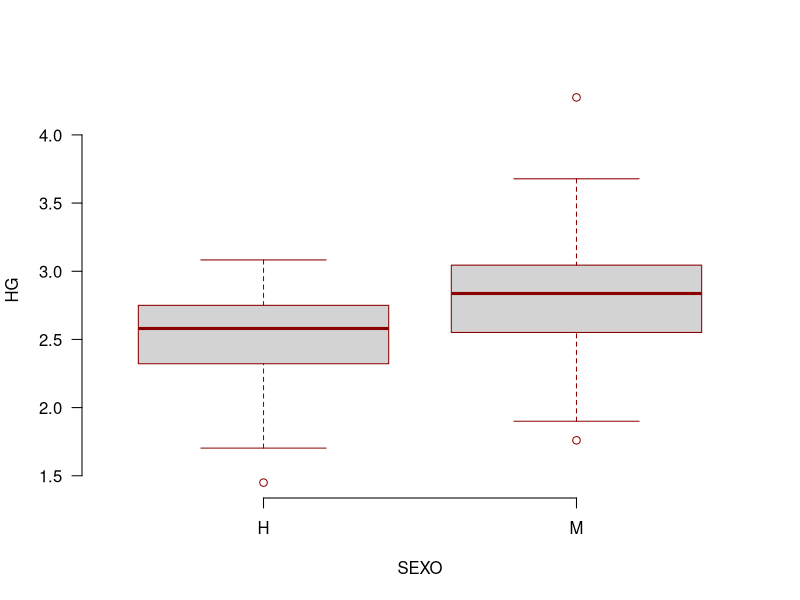
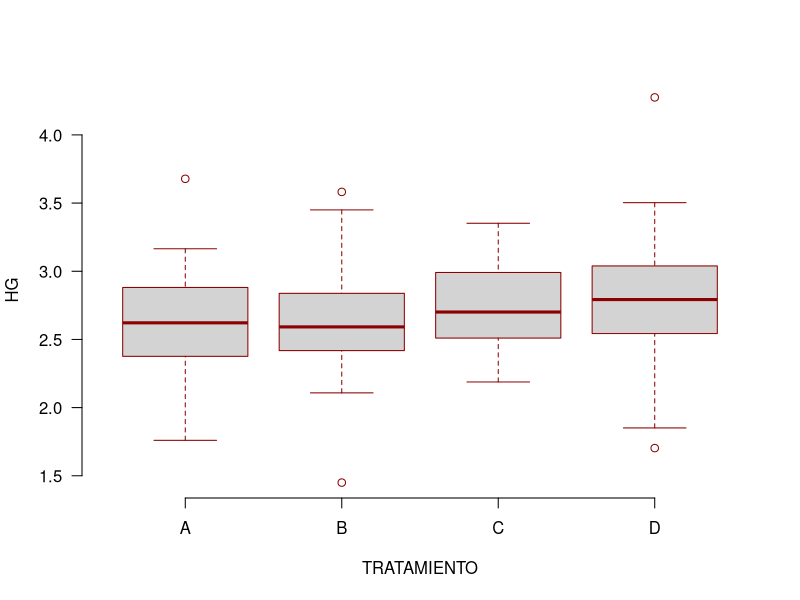
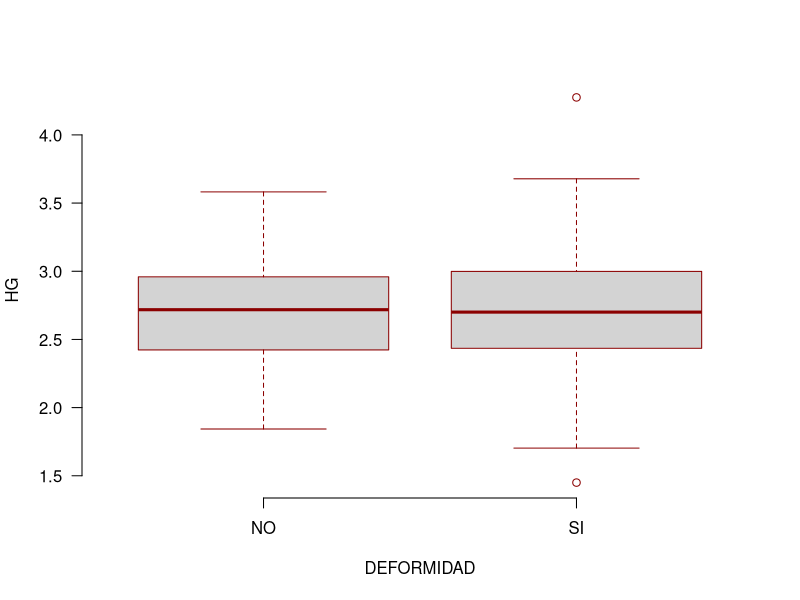
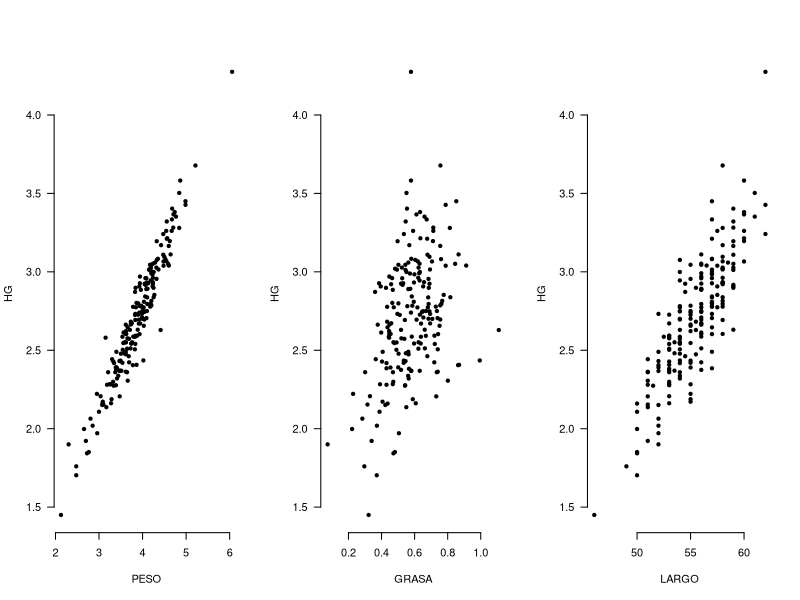
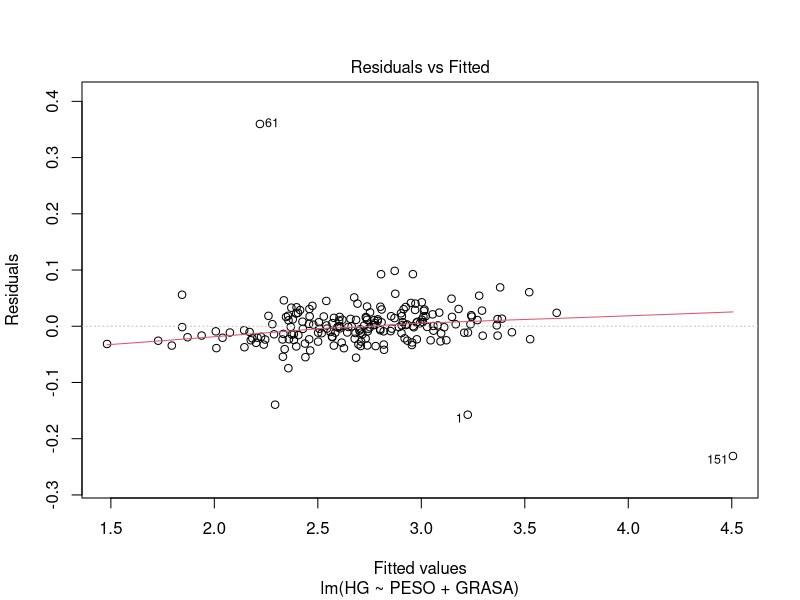
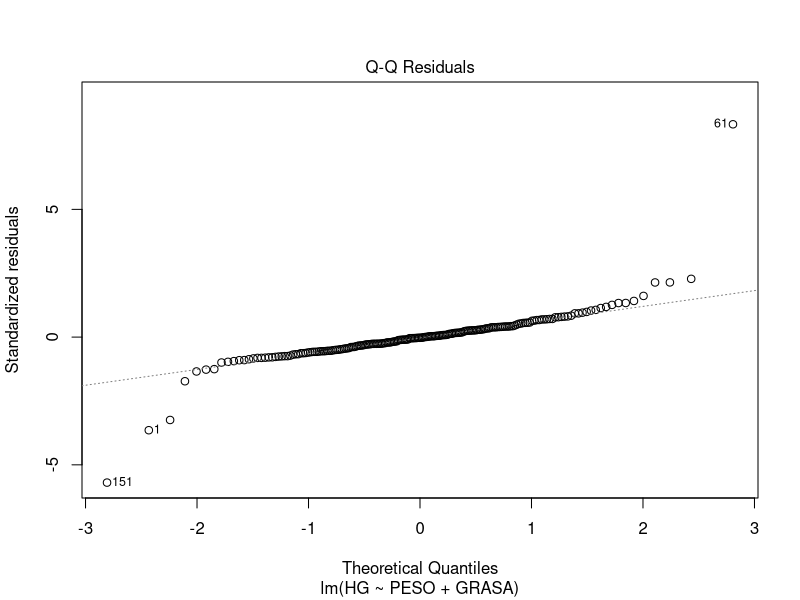
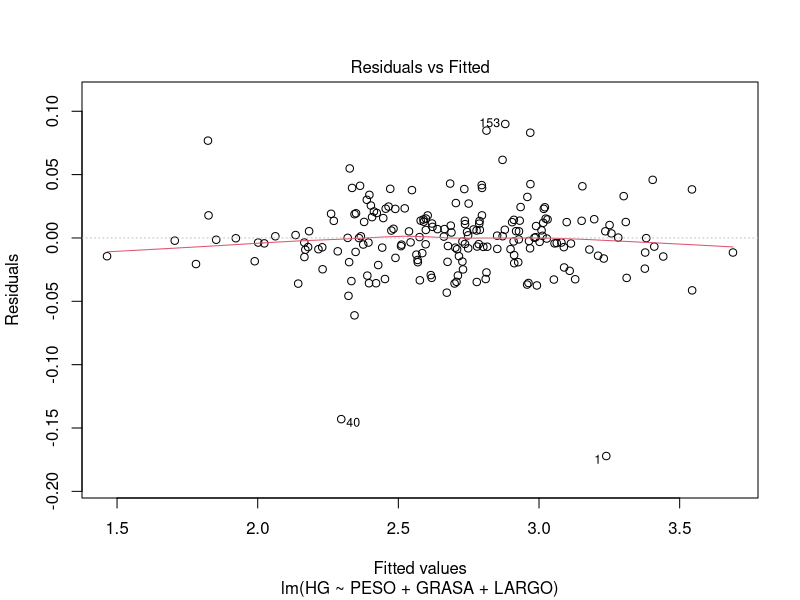
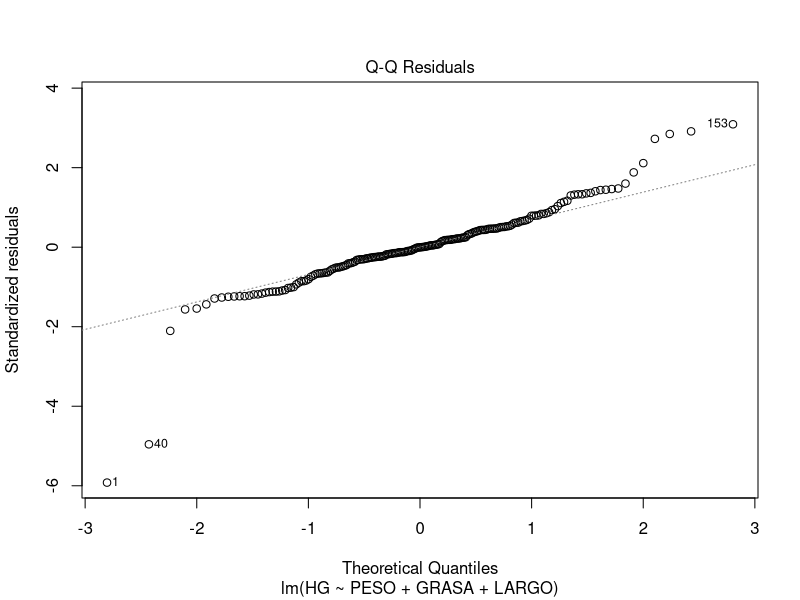

Write R code to recreate these figures, in order.
###############
### Clase 1 ###
###############

library(dplyr)
library(readxl)
library(car)

base = read_excel("input/data/original/01_Actividad_de_regresion_Lineal_Multiple.xlsx")
head(base)
tail(base)

## Partamos haciendo un analisis descriptivo ##
## Partamos haciendo boxplots ##
par(bty = "n")
boxplot(HG ~ SEXO, data = base, las = 1,
        border = "darkred")
boxplot(HG ~ TRATAMIENTO, data = base, las = 1,
        border = "darkred")
boxplot(HG ~ DEFORMIDAD, data = base, las = 1,
        border = "darkred")

## Hagamos Graficos de Dispersion ##
par(mfrow = c(1,3))
plot(HG ~ PESO, data = base, bty = "n", las = 1, pch = 20)
plot(HG ~ GRASA, data = base, bty = "n", las = 1, pch = 20)
plot(HG ~ LARGO, data = base, bty = "n", las = 1, pch = 20)
dev.off()

# OJO! Tenemos una observacion al parecer "muy atipica"


# Conceptos

# AIC = 2k-2ln(L): Criterio de información de Akaike
# donde k es el número de parámetros en el modelo estadístico , 
# y L es el máximo valor de la función de verosimilitud para el modelo estimado.

# Es un estimador de la calidad relativa del modelo que tiene en cuenta su complejidad.
# penaliza los modelos complejos en favor del los sencillos para evitar el sobreajuste.
# Cuanto más bajo sea el criterio de información Akaike, mejor.

# BIC: Criterio de información bayesiano, se basa, en parte, por el AIC


# Etapa seleccion de predictores

Mod1 <- lm(HG ~ .,
           data = base) # modelo completo
Mod1

Mod2 <- lm(HG ~ 1,
           data = base) # Modelo nulo
Mod2

# Metricas iniciales
data.frame(R2 = summary(Mod1)$adj.r.squared, AIC = AIC(Mod1), BIC = BIC(Mod1))


# Realizamos seleccion de predictores

Mod1_1 <- step(Mod1, direction = "backward")

Mod2_1 <- step(Mod2, scope = formula(Mod1), direction = "forward")

Mod1_1
Mod2_1

# Etapa Modelamiento

# Analisis del modelo seleccionado, en este caso coincide los resultados
summary(Mod1_1)

data.frame(R2 = summary(Mod1)$adj.r.squared, AIC = AIC(Mod1), BIC = BIC(Mod1))
data.frame(R2 = summary(Mod1_1)$adj.r.squared, AIC = AIC(Mod1_1), BIC = BIC(Mod1_1))
# Mejora levemente el R2

# supuestos
# linealidad
plot(Mod1_1, 1)

# normalidad

plot(Mod1_1, 2)

ks.test(Mod1_1$residuals, "pnorm", mean(Mod1_1$residuals), sd(Mod1_1$residuals))
# no pasamos normalidad

# homoceasticidad
lmtest::bptest(Mod1_1)

# independencia
lmtest::dwtest(Mod1_1)


# Ojo! tenemos datos posiblemente anomalos
outlierTest(Mod1) # libreria car, una opcion para identificar datos anomalos

# revision 
base[151, ]
base[61, ]
summary(base)

# recuerden que nuestra base de datos esta completa
# su tabla de datos no esta completa -> sugiere eliminar NA antes, simplemente
# por la existencia de datos anomalos y queden marcados con el num de la obs.

base <- base %>% slice(-151, -61) # con mucho estudio!!!!!!
base

summary(base)

# que hacemos????


# Etapa Modelamiento sin datos anomalos

Mod1 <- lm(HG ~ .,
           data = base) # modelo completo
Mod1

# Metricas iniciales
data.frame(R2 = summary(Mod1)$adj.r.squared, AIC = AIC(Mod1), BIC = BIC(Mod1))

# Realizamos seleccion de predictores

Mod1_1 <- step(Mod1, direction = "backward")

Mod1_1

# Analisis del modelo seleccionado, en este caso coincide los resultados
summary(Mod1_1)

data.frame(R2 = summary(Mod1)$adj.r.squared, AIC = AIC(Mod1), BIC = BIC(Mod1))
data.frame(R2 = summary(Mod1_1)$adj.r.squared, AIC = AIC(Mod1_1), BIC = BIC(Mod1_1))
# Mejora levemente el R2

# supuestos
# linealidad
plot(Mod1_1, 1)

# normalidad

plot(Mod1_1, 2)

ks.test(Mod1_1$residuals, "pnorm", mean(Mod1_1$residuals), sd(Mod1_1$residuals))
# pasamos normalidad

# homoceasticidad
lmtest::bptest(Mod1_1)

# independencia
lmtest::dwtest(Mod1_1)


# multi colinealidad
vif(Mod1_1) 
# vif cercano a 1 demuestra ausencia de colinealidad
# vif entre 1 y 5 es moderado
# vif mayor a 5 es grave

# Indica tengo que eliminar alguna variable
# cual? debemos elegir
# en este caso eliminamos LARGO por tener la menor significancia

# anova???
anova(Mod1_1)
# indicar a traves del estadistico F, cual es la variable mas importante
# orden de mayor a menor del F -> orden de mayor a menor en "importancia"
# eliminar LARGO

# Es alguno de los caminos

Mod1_3 <- lm(HG ~ PESO + GRASA, 
             data = base)
vif(Mod1_3)

data.frame(R2 = summary(Mod1_3)$adj.r.squared, AIC = AIC(Mod1_3), BIC = BIC(Mod1_3))
# Leve caida en las metricas

# --- > evaluar los supuestos 

# el camino es largo, depende de ustedes que camino llegar y que decisiones tomar



